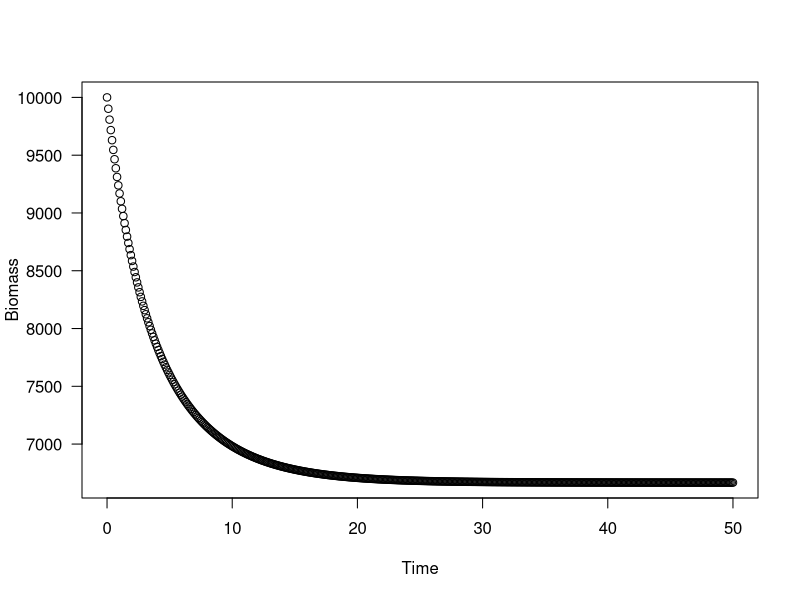
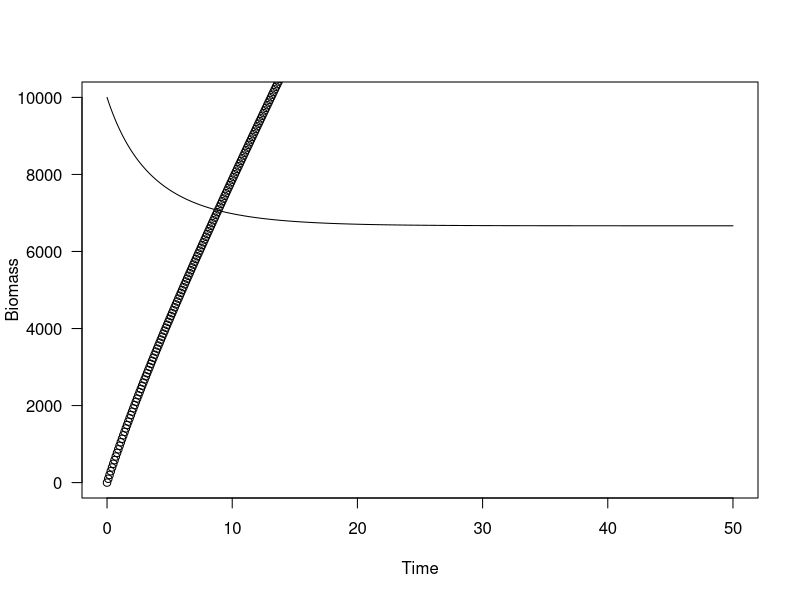
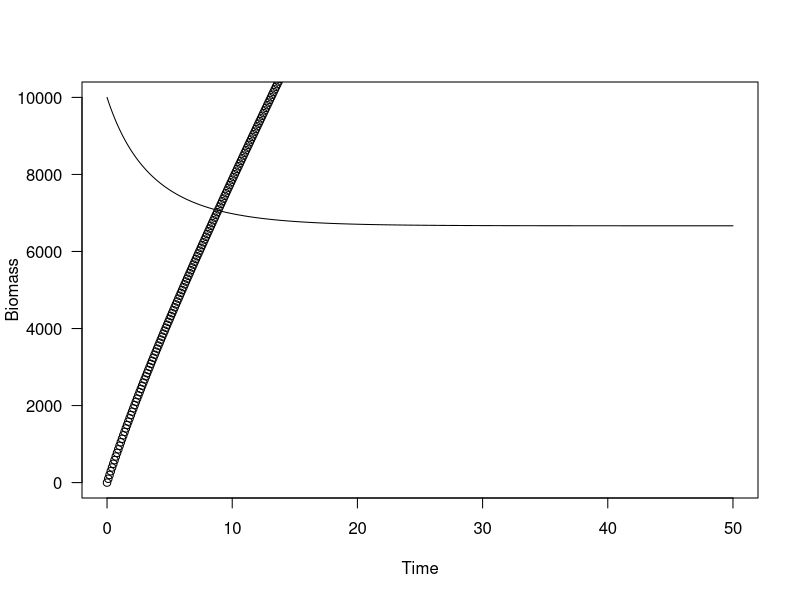
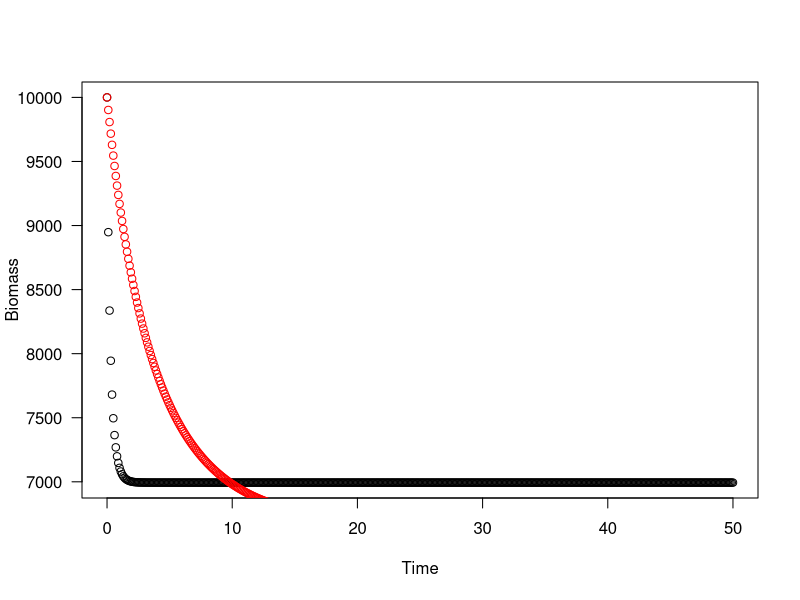

Generate these figures, in order, with R:
## ---- chunk 1
library(deSolve)
## ---- chunk 2
ode_gs<-function(t,x,parms)
    {
    # set the state variable 
    B<-x 
    
    # set the parameters
    r<-parms[1]
    K<-parms[2]
    F<-parms[3]
    
    # the Graham-Schaefer model of biomass dynamics as a 
    # ordinary differential equation
    dB<- r*B*(1-(B/K))-F*B
    return(list(dB))
    }
parameters<-c(r=0.3,K=10000,F=0.1)
initial_biomass<- c(B=10000)
solution<- ode(
    y=initial_biomass, 
    times=seq(0,50,by=0.1), 
    func=ode_gs, 
    parms=parameters, 
    method="rk4")
solution<-as.data.frame(solution)
plot(B~time,solution,ylab="Biomass",xlab="Time",las=1,main="")
## ---- chunk 3
ode_gs<-function(t,x,parms)
    {
    # set the state variable 
    B<-x [1]
    Y<-x[2]
    # set the parameters
    r<-parms[1]
    K<-parms[2]
    F<-parms[3]
    
    # the Graham-Schaefer model of biomass dynamics as a 
    # ordinary differential equation
    dB<- r*B*(1-(B/K))-F*B
    # keep track of fishery yield, accumulates over time
    dY<- F*B
    return(list(c(dB,dY)))
    }
parameters<-c(r=0.3,K=10000,F=0.1)
# set initial biomass and yield
initial_biomass<- c(B=10000,Y=0)
solution<- ode(
    y=initial_biomass, 
    times=seq(0,50,by=0.1), 
    func=ode_gs, 
    parms=parameters, 
    method="rk4")
solution<-as.data.frame(solution)
plot(B~time,solution,ylab="Biomass",xlab="Time",las=1,main="",type='l',
    ylim=c(0,10000))
points(Y~time,solution,ylab="Biomass",xlab="Time",las=1,main="")
## ---- chunk 4
ode_gs<-function(t,x,parms)
    {
    # set the state variable 
    B<-x [1]
    Y<-x[2]
    # set the parameters
    r<-parms[1]
    K<-parms[2]
    F<-parms[3]
    
    # the Graham-Schaefer model of biomass dynamics as a 
    # ordinary differential equation
    dB<- r*B*(1-(B/K))-F*B
    # keep track of fishery yield, accumulates over time
    dY<- F*B
    return(list(c(dB,dY),Y=dY))
    }
parameters<-c(r=0.3,K=10000,F=0.1)
# set initial biomass and yield
initial_biomass<- c(B=10000,Y=0)
solution<- ode(
    y=initial_biomass, 
    times=seq(0,50,by=0.1), 
    func=ode_gs, 
    parms=parameters, 
    method="rk4")
solution_cont<-as.data.frame(solution)
plot(B~time,solution_cont,ylab="Biomass",xlab="Time",las=1,main="",type='l',
    ylim=c(0,10000))
points(Y~time,solution_cont,ylab="Biomass",xlab="Time",las=1,main="")
## ---- chunk 5
diff_gs<-function(t,x,parms)
    {
    # set the state variable 
    B<-x 
    
    # set the parameters
    r<-parms[1]
    K<-parms[2]
    F<-parms[3]
    
    # the Graham-Schaefer model of biomass dynamics as a 
    # difference equation
    B<-B+r*B*(1-(B/K))-F*B
    return(list(B))
    }
parameters<-c(r=0.3,K=10000,F=0.1)
parameters[1]<-exp(parameters[1])-1
parameters[3]<-exp(parameters[3])-1


initial_biomass<- c(B=10000)
solution<- ode(
    y=initial_biomass, 
    times=seq(0,50,by=0.1), 
    func=diff_gs, 
    parms=parameters, 
    method="iteration")
solution_diff<-as.data.frame(solution)
plot(B~time,solution_diff,ylab="Biomass",xlab="Time",las=1,main="")
points(B~time,solution_cont,col="red")
